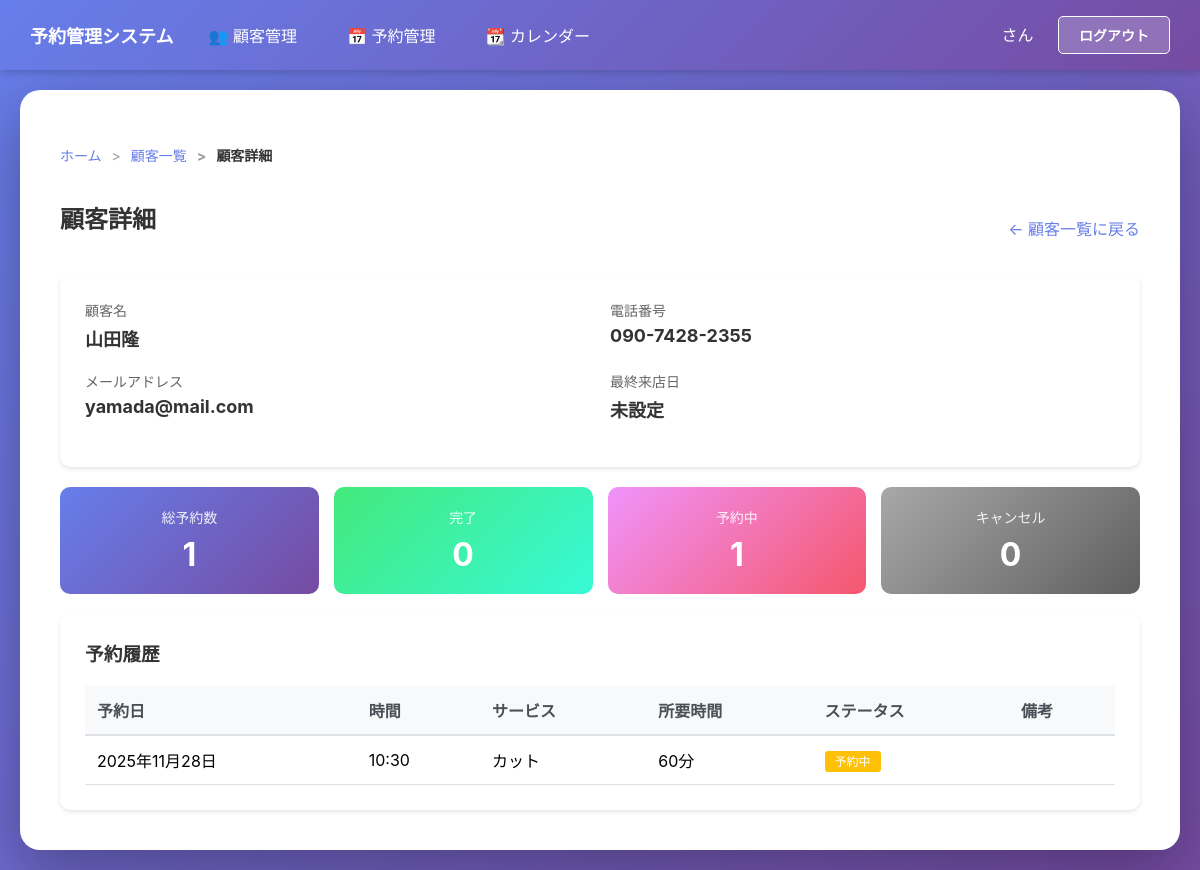
The page /customers/17/ (signed in) on the database as committed earlier.
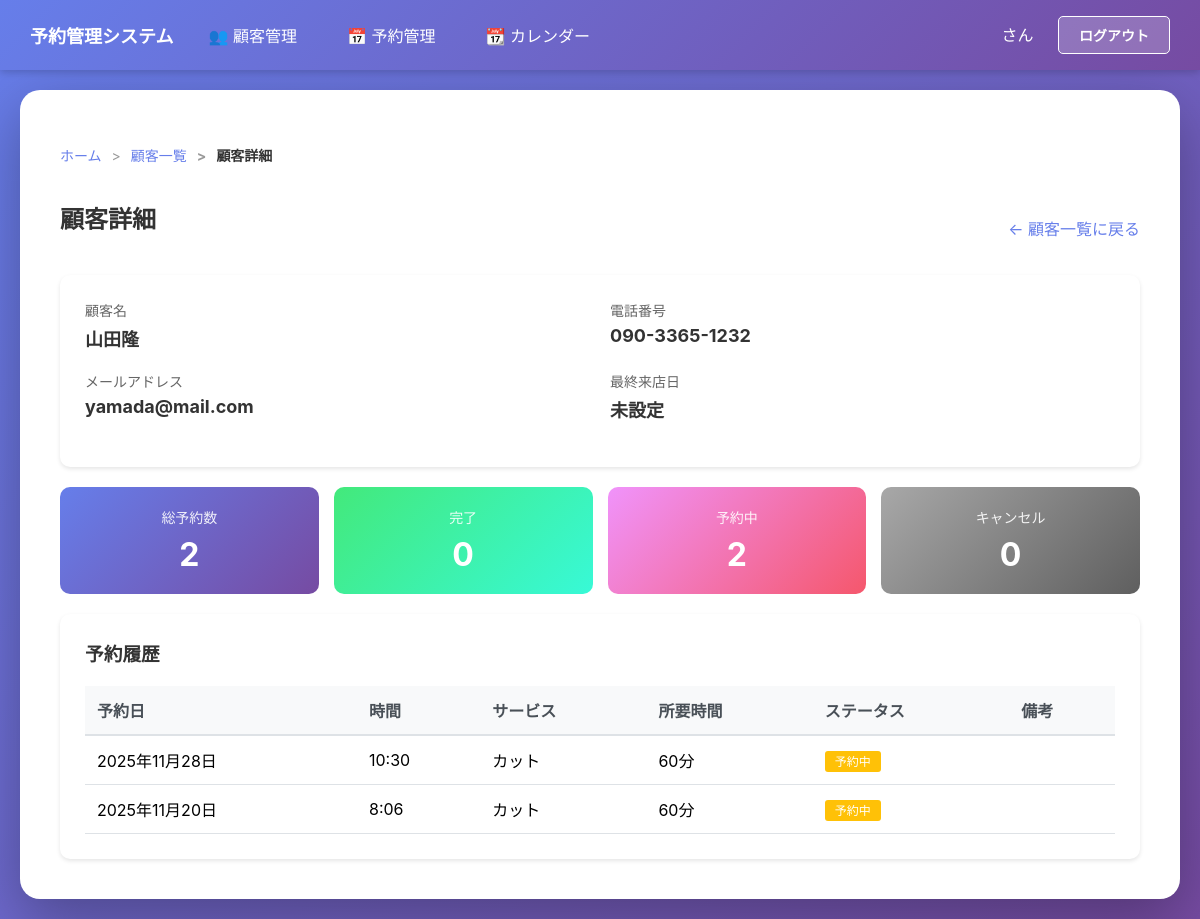
The same page on the database as committed later.
### main/models.py (models this page shows, shortened)
class Customer(models.Model):
    phone_regex = RegexValidator(
        regex=r'^0\d{1,4}-?\d{1,4}-?\d{3,4}$',
        message="正しい電話番号形式で入力してください。（例: 090-1234-5678、03-1234-5678、0120-123-456）"
    )
    name = models.CharField(max_length=100, verbose_name="顧客名")
    phone_number = models.CharField(max_length=20, unique=True, validators=[validate_phone_number], verbose_name='電話番号')
    email = models.EmailField(unique=True, verbose_name="メールアドレス")  # 追加
    memo = models.TextField(blank=True, verbose_name="メモ")
    last_visit_date = models.DateField(null=True, blank=True, verbose_name="最終来店日")
    created_at = models.DateTimeField(auto_now_add=True, verbose_name="登録日時")
    updated_at = models.DateTimeField(auto_now=True, verbose_name="更新日時")
    class Meta:
        verbose_name = "顧客"
        verbose_name_plural = "顧客"

class Reservation(models.Model):
    STATUS_CHOICES = [
        ('pending', '予約中'),
        ('completed', '完了'),
        ('cancelled', 'キャンセル'),
    ]
    user = models.ForeignKey(Customer, on_delete=models.SET_NULL, null=True, blank=True, verbose_name="顧客")
    reservation_date = models.DateField(verbose_name="予約日")
    reservation_time = models.TimeField(verbose_name="予約時間")
    status = models.CharField(max_length=20, choices=STATUS_CHOICES, default='pending', verbose_name="ステータス")
    guest_name = models.CharField(max_length=100, blank=True, verbose_name="ゲスト名")
    guest_email = models.EmailField(blank=True, verbose_name="ゲストメール")
    notes = models.TextField(blank=True, verbose_name="備考")
    created_at = models.DateTimeField(auto_now_add=True, verbose_name="作成日時")
    updated_at = models.DateTimeField(auto_now=True, verbose_name="更新日時")
    class Meta:
        verbose_name = "予約"
        verbose_name_plural = "予約"

### main/views.py (the view)
# urls.py: path('customers/<int:pk>/', views.customer_detail, name='customer_detail'),
@login_required(login_url='login')
def customer_detail(request, pk):
    try:
        customer = Customer.objects.get(pk=pk)
    except Customer.DoesNotExist:
        messages.error(request, '顧客が見つかりません')
        return redirect('customer_list')
    reservations = Reservation.objects.filter(customer=customer).order_by('-reservation_date', '-reservation_time')
    total_reservations = reservations.count()
    completed_reservations = reservations.filter(status='completed').count()
    pending_reservations = reservations.filter(status='pending').count()
    cancelled_reservations = reservations.filter(status='cancelled').count()
    profile = get_user_permissions(request.user)
    return render(request, 'main/customer_detail.html', {
        'customer': customer,
        'reservations': reservations,
        'total_reservations': total_reservations,
        'completed_reservations': completed_reservations,
        'pending_reservations': pending_reservations,
        'cancelled_reservations': cancelled_reservations,
        'can_edit': profile.can_edit_customer if profile else False,
        'can_delete': profile.can_delete_customer if profile else False,
    })

### main/context_processors.py (called while the page is built)
def user_permissions(request):
    if request.user.is_authenticated:
        try:
            from main.models import Administrator, UserProfile
            admin = Administrator.objects.get(user=request.user)
            profile = UserProfile.objects.get(user=admin)
            is_super_admin = (
                profile.can_edit_customer and
                profile.can_delete_customer and
                profile.can_edit_reservation and
                profile.can_delete_reservation
            )
        except:
            is_super_admin = False
    else:
        is_super_admin = False
    return {
        'is_super_admin': is_super_admin,
    }

### main/views.py (called while the page is built)
def get_user_permissions(user):
    try:
        admin = Administrator.objects.get(user=user)
        profile, created = UserProfile.objects.get_or_create(user=admin)
        return profile
    except Administrator.DoesNotExist:
        return None

### main/templates/main/customer_detail.html (shortened to what this page needs)
{% extends 'main/base.html' %}
{% block breadcrumb %}
<nav aria-label="breadcrumb">
    <ol class="breadcrumb">
        <li class="breadcrumb-item"><a href="{% url 'admin-home' %}">ホーム</a></li>
        <li class="breadcrumb-item"><a href="{% url 'customer_list' %}">顧客一覧</a></li>
        <li class="breadcrumb-item active">顧客詳細</li>
    </ol>
</nav>
{% endblock %}
{% block content %}
<div style="display: flex; justify-content: space-between; align-items: center; margin-bottom: 20px;">
    <h2>顧客詳細</h2>
    <a href="{% url 'customer_list' %}" style="text-decoration: none; color: #667eea;">← 顧客一覧に戻る</a>
</div>
<div style="background: white; padding: 25px; border-radius: 10px; margin-bottom: 20px; box-shadow: 0 2px 4px rgba(0,0,0,0.1);">
    <div style="display: grid; grid-template-columns: 1fr 1fr; gap: 20px;">
        <div>
            <p style="color: #666; font-size: 14px; margin-bottom: 5px;">顧客名</p>
            <p style="font-size: 18px; font-weight: bold; color: #333;">{{ customer.name }}</p>
        </div>
        <div>
            <p style="color: #666; font-size: 14px; margin-bottom: 5px;">電話番号</p>
            <p style="font-size: 18px; font-weight: bold; color: #333;">{{ customer.phone_number }}</p>
        </div>
        <div>
            <p style="color: #666; font-size: 14px; margin-bottom: 5px;">メールアドレス</p>
            <p style="font-size: 18px; font-weight: bold; color: #333;">{{ customer.email }}</p>
        </div>
        <div>
            <p style="color: #666; font-size: 14px; margin-bottom: 5px;">最終来店日</p>
            <p style="font-size: 18px; font-weight: bold; color: #333;">
                {% if customer.last_visit_date %}
                    {{ customer.last_visit_date }}
                {% else %}
                    未設定
                {% endif %}
            </p>
        </div>
    </div>
</div>
<div style="display: grid; grid-template-columns: repeat(4, 1fr); gap: 15px; margin-bottom: 20px;">
    <div style="background: linear-gradient(135deg, #667eea 0%, #764ba2 100%); padding: 20px; border-radius: 10px; color: white; text-align: center;">
        <div style="font-size: 14px; opacity: 0.9; margin-bottom: 8px;">総予約数</div>
        <div style="font-size: 32px; font-weight: bold;">{{ total_reservations }}</div>
    </div>
    <div style="background: linear-gradient(135deg, #43e97b 0%, #38f9d7 100%); padding: 20px; border-radius: 10px; color: white; text-align: center;">
        <div style="font-size: 14px; opacity: 0.9; margin-bottom: 8px;">完了</div>
        <div style="font-size: 32px; font-weight: bold;">{{ completed_reservations }}</div>
    </div>
    <div style="background: linear-gradient(135deg, #f093fb 0%, #f5576c 100%); padding: 20px; border-radius: 10px; color: white; text-align: center;">
        <div style="font-size: 14px; opacity: 0.9; margin-bottom: 8px;">予約中</div>
        <div style="font-size: 32px; font-weight: bold;">{{ pending_reservations }}</div>
    </div>
    <div style="background: linear-gradient(135deg, #a8a8a8 0%, #5f5f5f 100%); padding: 20px; border-radius: 10px; color: white; text-align: center;">
        <div style="font-size: 14px; opacity: 0.9; margin-bottom: 8px;">キャンセル</div>
        <div style="font-size: 32px; font-weight: bold;">{{ cancelled_reservations }}</div>
    </div>
</div>
<div style="background: white; padding: 25px; border-radius: 10px; box-shadow: 0 2px 4px rgba(0,0,0,0.1);">
    <h3 style="margin-bottom: 20px; color: #333;">予約履歴</h3>
    {% if reservations %}
    <div style="overflow-x: auto;">
        <table style="width: 100%; border-collapse: collapse;">
            <thead>
                <tr style="background: #f8f9fa; border-bottom: 2px solid #dee2e6;">
                    <th style="padding: 12px; text-align: left; font-weight: bold; color: #495057;">予約日</th>
                    <th style="padding: 12px; text-align: left; font-weight: bold; color: #495057;">時間</th>
                    <th style="padding: 12px; text-align: left; font-weight: bold; color: #495057;">サービス</th>
                    <th style="padding: 12px; text-align: left; font-weight: bold; color: #495057;">所要時間</th>
                    <th style="padding: 12px; text-align: left; font-weight: bold; color: #495057;">ステータス</th>
                    <th style="padding: 12px; text-align: left; font-weight: bold; color: #495057;">備考</th>
                </tr>
            </thead>
            <tbody>
                {% for reservation in reservations %}
                <tr style="border-bottom: 1px solid #dee2e6;">
                    <td style="padding: 12px;">{{ reservation.reservation_date }}</td>
                    <td style="padding: 12px;">{{ reservation.reservation_time }}</td>
                    <td style="padding: 12px;">{{ reservation.service }}</td>
                    <td style="padding: 12px;">{{ reservation.duration }}分</td>
                    <td style="padding: 12px;">
                        {% if reservation.status == 'pending' %}
                            <span style="background: #ffc107; color: white; padding: 3px 10px; border-radius: 3px; font-size: 12px;">予約中</span>
                        {% elif reservation.status == 'completed' %}
                            <span style="background: #28a745; color: white; padding: 3px 10px; border-radius: 3px; font-size: 12px;">完了</span>
                        {% else %}
                            <span style="background: #6c757d; color: white; padding: 3px 10px; border-radius: 3px; font-size: 12px;">キャンセル</span>
                        {% endif %}
                    </td>
                    <td style="padding: 12px; color: #666; font-size: 14px;">{{ reservation.memo|truncatewords:10 }}</td>
                </tr>
                {% endfor %}
            </tbody>
        </table>
    </div>
    {% else %}
    <p style="text-align: center; color: #999; padding: 40px 0;">予約履歴がありません</p>
    {% endif %}
</div>
{% endblock %}

### main/templates/main/base.html (shortened to what this page needs)
<!DOCTYPE html>
<html lang="ja">
<head>
</head>
<body>
    {% if user.is_authenticated %}
    <nav style="position: fixed; top: 0; left: 0; right: 0; background: linear-gradient(135deg, #667eea 0%, #764ba2 100%); padding: 15px 30px; box-shadow: 0 2px 8px rgba(0,0,0,0.2); z-index: 1000; display: flex; justify-content: space-between; align-items: center;">
        <div style="display: flex; gap: 20px; align-items: center;">
            <a href="{% url 'admin-home' %}" style="color: white; text-decoration: none; font-weight: bold; font-size: 18px;">予約管理システム</a>
            <a href="{% url 'customer_list' %}" style="color: white; text-decoration: none; padding: 8px 15px; border-radius: 5px; transition: background 0.3s;" onmouseover="this.style.background='rgba(255,255,255,0.2)'" onmouseout="this.style.background='transparent'">👥 顧客管理</a>
            <a href="{% url 'reservation_list' %}" style="color: white; text-decoration: none; padding: 8px 15px; border-radius: 5px; transition: background 0.3s;" onmouseover="this.style.background='rgba(255,255,255,0.2)'" onmouseout="this.style.background='transparent'">📅 予約管理</a>
            <a href="{% url 'reservation_calendar' %}" style="color: white; text-decoration: none; padding: 8px 15px; border-radius: 5px; transition: background 0.3s;" onmouseover="this.style.background='rgba(255,255,255,0.2)'" onmouseout="this.style.background='transparent'">📆 カレンダー</a>
        </div>
        <div>
            <span style="color: white; margin-right: 20px;">{{ user.username }} さん</span>
            <form method="POST" action="{% url 'logout' %}" style="display: inline;">
                <button type="submit" style="background: rgba(255,255,255,0.2); color: white; border: 1px solid white; padding: 8px 20px; border-radius: 5px; cursor: pointer; transition: all 0.3s;" onmouseover="this.style.background='white'; this.style.color='#667eea'" onmouseout="this.style.background='rgba(255,255,255,0.2)'; this.style.color='white'">ログアウト</button>
            </form>
        </div>
    </nav>
    <div style="height: 70px;"></div>
    {% endif %}
    <div class="container">
        {% block breadcrumb %}
        {% endblock %}
        {% block content %}
        {% endblock %}
    </div>
</body>
</html>

### main/templates/main/base.html (style rules this page uses)
* { margin: 0; padding: 0; box-sizing: border-box; }
body { font-family: -apple-system, BlinkMacSystemFont, 'Segoe UI', Roboto, 'Helvetica Neue', Arial, sans-serif; background: linear-gradient(135deg, #667eea 0%, #764ba2 100%); min-height: 100vh; padding: 20px; }
.container { max-width: 100%; width: 100%; margin: 0 auto; background: white; border-radius: 20px; padding: 40px; box-shadow: 0 20px 60px rgba(0, 0, 0, 0.3); }
h2 { color: #333; margin-bottom: 20px; }
button { padding: 12px 30px; background: #667eea; color: white; border: none; border-radius: 5px; font-size: 14px; font-weight: bold; cursor: pointer; transition: all 0.3s; }
.breadcrumb { padding: 15px 0; margin-bottom: 20px; list-style: none; display: flex; flex-wrap: wrap; align-items: center; font-size: 14px; color: #666; }
.breadcrumb-item { display: flex; align-items: center; }
.breadcrumb-item + .breadcrumb-item::before { content: ">"; padding: 0 10px; color: #999; }
.breadcrumb-item a { color: #667eea; text-decoration: none; transition: color 0.3s; }
.breadcrumb-item.active { color: #333; font-weight: bold; }
nav { overflow-x: auto; overflow-y: hidden; }
nav > div { min-width: max-content; }

Rows that differ between the two databases and show on the page:
changed Customer "山田隆": phone_number "090-7428-2355" → "090-3365-1232"
added Reservation: reservation_date "2025年11月20日", reservation_time "8:06", service "カット", duration "60", status "予約中"
Other text that changed with them:
{{ total_reservations }}: "1" → "2"
{{ pending_reservations }}: "1" → "2"
